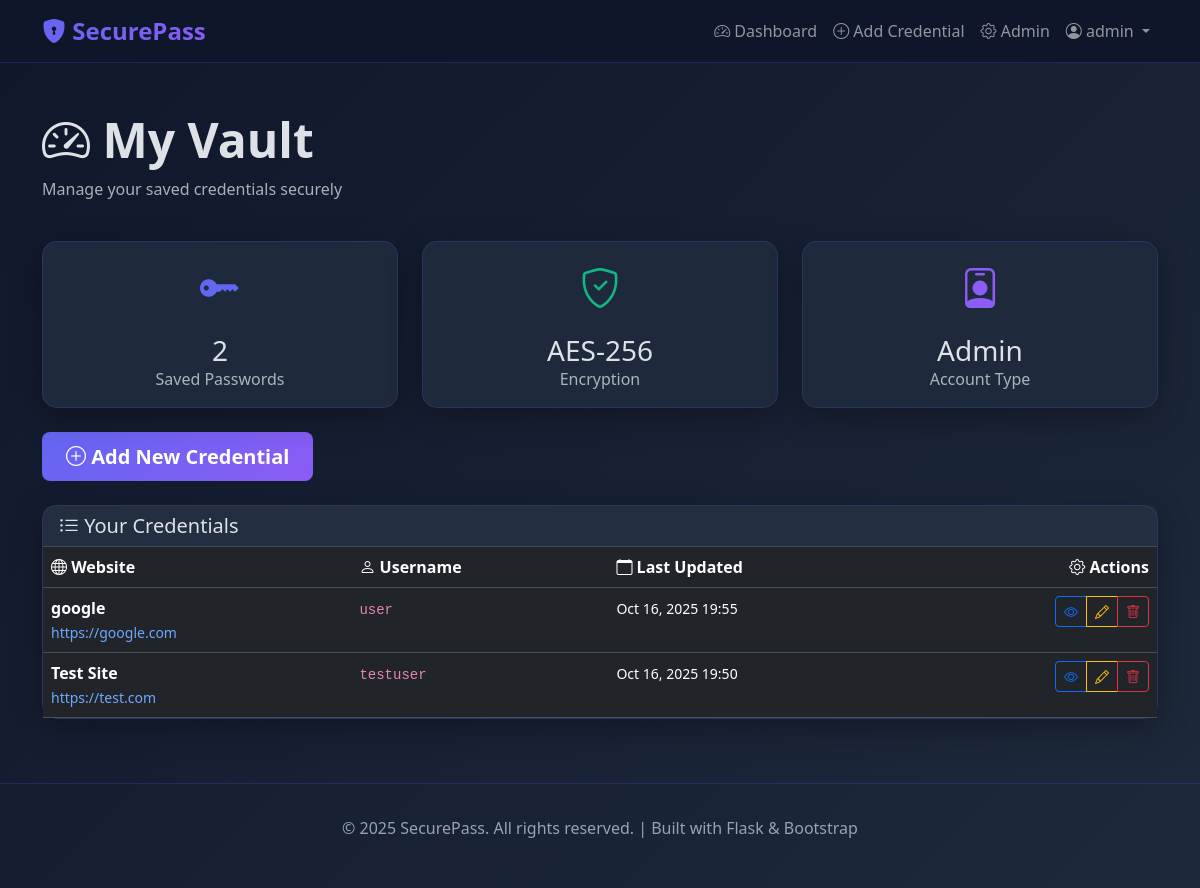
The app's page /dashboard (signed in) with its own data.
### models.py (models this page shows, shortened)
class User(UserMixin, db.Model):
    __tablename__ = 'users'
    user_id = db.Column(db.Integer, primary_key=True, autoincrement=True)
    username = db.Column(db.String(50), unique=True, nullable=False, index=True)
    email = db.Column(db.String(100), unique=True, nullable=False, index=True)
    password_hash = db.Column(db.String(255), nullable=False)
    role = db.Column(db.String(10), default='user', nullable=False)
    created_at = db.Column(db.DateTime, default=datetime.utcnow)
    credentials = db.relationship('Credential', backref='owner', lazy='dynamic', cascade='all, delete-orphan')
    audit_logs = db.relationship('AuditLog', backref='user', lazy='dynamic', cascade='all, delete-orphan')
    def is_admin(self):
        return self.role == 'admin'

class Credential(db.Model):
    __tablename__ = 'credentials'
    credential_id = db.Column(db.Integer, primary_key=True, autoincrement=True)
    user_id = db.Column(db.Integer, db.ForeignKey('users.user_id'), nullable=False, index=True)
    website_name = db.Column(db.String(100), nullable=False, index=True)
    website_url = db.Column(db.String(255))
    username = db.Column(db.String(100), nullable=False)
    encrypted_password = db.Column(db.LargeBinary, nullable=False)  # Stores AES encrypted password
    notes = db.Column(db.Text)
    created_at = db.Column(db.DateTime, default=datetime.utcnow)
    updated_at = db.Column(db.DateTime, default=datetime.utcnow, onupdate=datetime.utcnow)

### app.py (the view)
@app.route('/dashboard')
@login_required
def dashboard():
    credentials = Credential.query.filter_by(user_id=current_user.user_id).order_by(
        Credential.updated_at.desc()
    ).all()
    return render_template('dashboard.html', credentials=credentials)

### app.py (called while the page is built)
@login_manager.user_loader
def load_user(user_id):
    return db.session.get(User, int(user_id))

### templates/dashboard.html (shortened to what this page needs)
{% extends "base.html" %}
{% block content %}
<div class="row mb-4">
    <div class="col-12">
        <h1 class="display-5 fw-bold">
            <i class="bi bi-speedometer2"></i> My Vault
        </h1>
        <p class="text-muted">Manage your saved credentials securely</p>
    </div>
</div>
<div class="row mb-4">
    <div class="col-md-4">
        <div class="card">
            <div class="card-body text-center">
                <i class="bi bi-key-fill" style="font-size: 2.5rem; color: var(--primary-color);"></i>
                <h3 class="mt-3 mb-0">{{ credentials|length }}</h3>
                <p class="text-muted mb-0">Saved Passwords</p>
            </div>
        </div>
    </div>
    <div class="col-md-4">
        <div class="card">
            <div class="card-body text-center">
                <i class="bi bi-shield-check" style="font-size: 2.5rem; color: #10b981;"></i>
                <h3 class="mt-3 mb-0">AES-256</h3>
                <p class="text-muted mb-0">Encryption</p>
            </div>
        </div>
    </div>
    <div class="col-md-4">
        <div class="card">
            <div class="card-body text-center">
                <i class="bi bi-person-badge" style="font-size: 2.5rem; color: var(--secondary-color);"></i>
                <h3 class="mt-3 mb-0">{{ current_user.role|title }}</h3>
                <p class="text-muted mb-0">Account Type</p>
            </div>
        </div>
    </div>
</div>
<div class="row mb-4">
    <div class="col-12">
        <a href="{{ url_for('add_credential') }}" class="btn btn-primary btn-lg">
            <i class="bi bi-plus-circle"></i> Add New Credential
        </a>
    </div>
</div>
<div class="row">
    <div class="col-12">
        <div class="card">
            <div class="card-header">
                <h5 class="mb-0">
                    <i class="bi bi-list-ul"></i> Your Credentials
                </h5>
            </div>
            <div class="card-body p-0">
                {% if credentials %}
                    <div class="table-responsive">
                        <table class="table table-hover mb-0">
                            <thead>
                                <tr>
                                    <th><i class="bi bi-globe"></i> Website</th>
                                    <th><i class="bi bi-person"></i> Username</th>
                                    <th><i class="bi bi-calendar"></i> Last Updated</th>
                                    <th class="text-end"><i class="bi bi-gear"></i> Actions</th>
                                </tr>
                            </thead>
                            <tbody>
                                {% for cred in credentials %}
                                <tr class="credential-card">
                                    <td>
                                        <strong>{{ cred.website_name }}</strong><br>
                                        {% if cred.website_url %}
                                            <small class="text-muted">
                                                <a href="{{ cred.website_url }}" target="_blank"
                                                   class="text-decoration-none">
                                                    {{ cred.website_url[:50] }}{% if cred.website_url|length > 50 %}...{% endif %}
                                                </a>
                                            </small>
                                        {% endif %}
                                    </td>
                                    <td>
                                        <code>{{ cred.username }}</code>
                                    </td>
                                    <td>
                                        <small>{{ cred.updated_at.strftime('%b %d, %Y %H:%M') }}</small>
                                    </td>
                                    <td class="text-end">
                                        <div class="btn-group btn-group-sm" role="group">
                                            <a href="{{ url_for('view_credential', credential_id=cred.credential_id) }}"
                                               class="btn btn-outline-primary" title="View">
                                                <i class="bi bi-eye"></i>
                                            </a>
                                            <a href="{{ url_for('edit_credential', credential_id=cred.credential_id) }}"
                                               class="btn btn-outline-warning" title="Edit">
                                                <i class="bi bi-pencil"></i>
                                            </a>
                                            <button type="button" class="btn btn-outline-danger delete-button"
                                                    data-credential-id="{{ cred.credential_id }}"
                                                    data-website-name="{{ cred.website_name|tojson }}"
                                                    title="Delete">
                                                <i class="bi bi-trash"></i>
                                            </button>
                                        </div>
                                    </td>
                                </tr>
                                {% endfor %}
                            </tbody>
                        </table>
                    </div>
                {% endif %}
            </div>
        </div>
    </div>
</div>
{% endblock %}

### templates/base.html (shortened to what this page needs)
<!DOCTYPE html>
<html lang="en" data-bs-theme="dark">
<head>
    <link href="https://cdn.jsdelivr.net/npm/bootstrap@5.3.2/dist/css/bootstrap.min.css" rel="stylesheet">
    <link rel="stylesheet" href="https://cdn.jsdelivr.net/npm/bootstrap-icons@1.11.1/font/bootstrap-icons.css">
</head>
<body>
    <nav class="navbar navbar-expand-lg navbar-dark sticky-top">
        <div class="container">
            <a class="navbar-brand" href="{{ url_for('index') }}">
                <i class="bi bi-shield-lock-fill"></i> SecurePass
            </a>
            <div class="collapse navbar-collapse" id="navbarNav">
                <ul class="navbar-nav ms-auto">
                    {% if current_user.is_authenticated %}
                        <li class="nav-item">
                            <a class="nav-link" href="{{ url_for('dashboard') }}">
                                <i class="bi bi-speedometer2"></i> Dashboard
                            </a>
                        </li>
                        <li class="nav-item">
                            <a class="nav-link" href="{{ url_for('add_credential') }}">
                                <i class="bi bi-plus-circle"></i> Add Credential
                            </a>
                        </li>
                        {% if current_user.is_admin() %}
                        <li class="nav-item">
                            <a class="nav-link" href="{{ url_for('admin_panel') }}">
                                <i class="bi bi-gear"></i> Admin
                            </a>
                        </li>
                        {% endif %}
                        <li class="nav-item dropdown">
                            <a class="nav-link dropdown-toggle" href="#" id="userDropdown" role="button"
                               data-bs-toggle="dropdown" aria-expanded="false">
                                <i class="bi bi-person-circle"></i> {{ current_user.username }}
                            </a>
                        </li>
                    {% endif %}
                </ul>
            </div>
        </div>
    </nav>
    <main class="container my-5">
        {% block content %}{% endblock %}
    </main>
    <footer class="footer">
        <div class="container">
            <p>&copy; 2025 SecurePass. All rights reserved. | Built with Flask & Bootstrap</p>
        </div>
    </footer>
</body>
</html>

### templates/base.html (style rules this page uses)
:root { --primary-color: #6366f1; --secondary-color: #8b5cf6; --dark-bg: #0f172a; --card-bg: #1e293b; --hover-bg: #334155; }
body { background: linear-gradient(135deg, var(--dark-bg) 0%, #1e293b 100%); min-height: 100vh; font-family: 'Segoe UI', Tahoma, Geneva, Verdana, sans-serif; }
.navbar { background: rgba(15, 23, 42, 0.95) !important; -webkit-backdrop-filter: blur(10px); backdrop-filter: blur(10px); border-bottom: 1px solid rgba(99, 102, 241, 0.2); }
.navbar-brand { font-weight: 700; font-size: 1.5rem; background: linear-gradient(135deg, var(--primary-color), var(--secondary-color)); -webkit-background-clip: text; -webkit-text-fill-color: transparent; }
.card { background: var(--card-bg); border: 1px solid rgba(99, 102, 241, 0.2); border-radius: 15px; box-shadow: 0 8px 32px rgba(0, 0, 0, 0.3); transition: transform 0.3s ease, box-shadow 0.3s ease; }
.btn-primary { background: linear-gradient(135deg, var(--primary-color), var(--secondary-color)); border: none; padding: 0.6rem 1.5rem; font-weight: 600; transition: all 0.3s ease; }
.credential-card { transition: all 0.3s ease; cursor: pointer; }
.table { color: #e2e8f0; }
.table thead { background: rgba(99, 102, 241, 0.1); }
.footer { margin-top: 4rem; padding: 2rem 0; border-top: 1px solid rgba(99, 102, 241, 0.2); text-align: center; color: #94a3b8; }

### records on screen
User: username "admin", role "Admin"
Credential: website_name "google", website_url "https://google.com", username "user", updated_at "Oct 16, 2025 19:55"
Credential: website_name "Test Site", website_url "https://test.com", username "testuser", updated_at "Oct 16, 2025 19:50"

### other values on screen
{{ credentials|length }} "2"
